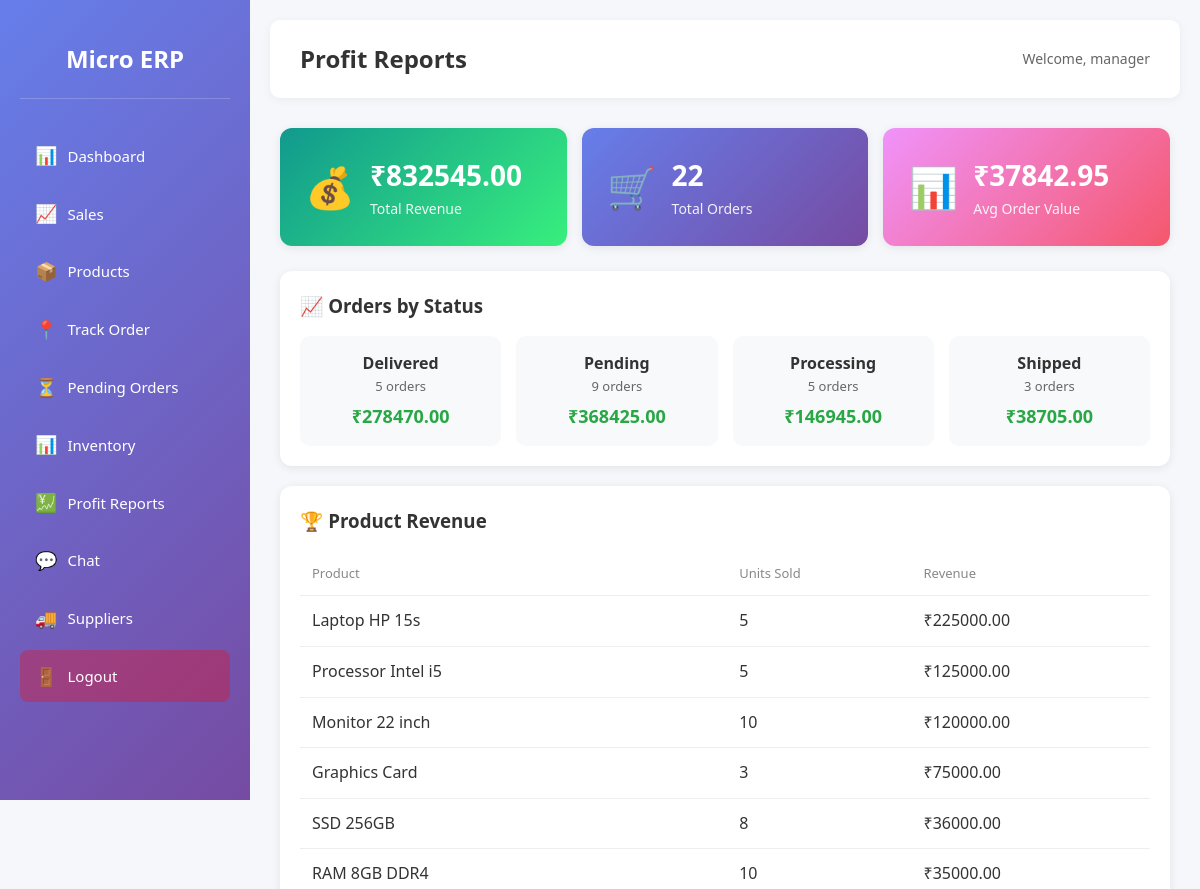
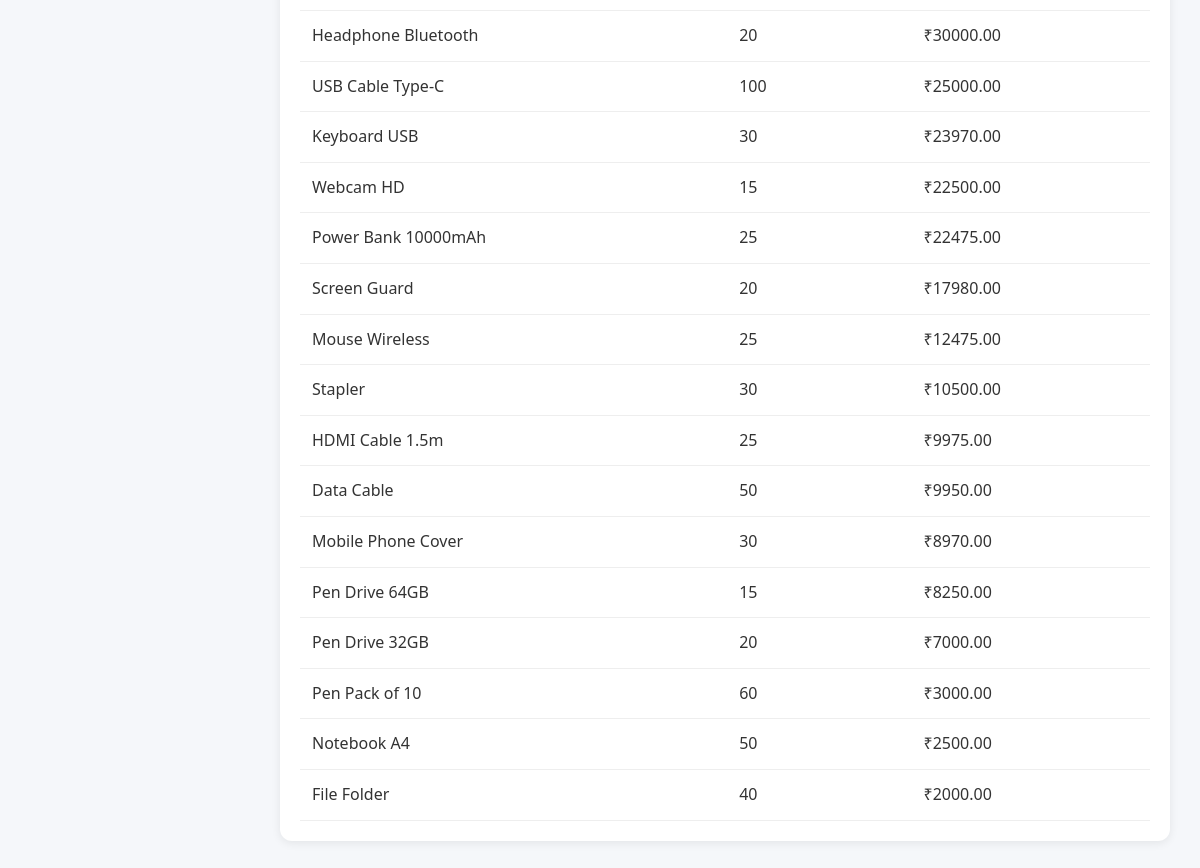
Screenshot of /profit-reports (signed in) with the database file from the repository (2 pictures, top to bottom).
### tables this page shows
CREATE TABLE products (
    id INTEGER PRIMARY KEY AUTOINCREMENT,
    name TEXT NOT NULL,
    quantity INTEGER DEFAULT 0,
    price REAL DEFAULT 0,
    supplier_id INTEGER,
    FOREIGN KEY (supplier_id) REFERENCES suppliers (id)
);

### app.py (the view)
@app.route('/profit-reports')
@login_required
@role_required(['admin', 'manager'])
def profit_reports():
    conn = get_db_connection()
    total_revenue = conn.execute('SELECT COALESCE(SUM(total_price), 0) as total FROM orders WHERE status != "cancelled"').fetchone()['total']
    total_orders = conn.execute('SELECT COUNT(*) as count FROM orders WHERE status != "cancelled"').fetchone()['count']
    avg_order_value = total_revenue / total_orders if total_orders > 0 else 0
    product_revenue = conn.execute('''
        SELECT p.name, SUM(o.quantity) as total_qty_sold, SUM(o.total_price) as revenue,
        p.price as unit_price, p.quantity as current_stock FROM orders o
        JOIN products p ON o.product_id = p.id WHERE o.status != 'cancelled' GROUP BY p.id ORDER BY revenue DESC
    ''').fetchall()
    monthly_profit = conn.execute('''
        SELECT strftime('%Y-%m', order_date) as month, SUM(total_price) as revenue, COUNT(*) as order_count
        FROM orders WHERE status != 'cancelled' AND order_date >= date('now', '-6 months')
        GROUP BY strftime('%Y-%m', order_date) ORDER BY month
    ''').fetchall()
    orders_by_status = conn.execute('SELECT status, COUNT(*) as count, COALESCE(SUM(total_price), 0) as total FROM orders GROUP BY status').fetchall()
    conn.close()
    profit_data = {'total_revenue': total_revenue, 'total_orders': total_orders, 'avg_order_value': avg_order_value,
        'product_revenue': product_revenue, 'monthly_profit': monthly_profit, 'orders_by_status': orders_by_status}
    return render_template('profit_reports.html', profit_data=profit_data)

### app.py (called while the page is built)
def get_db_connection():
    conn = sqlite3.connect(DB_PATH)
    conn.row_factory = sqlite3.Row
    return conn

def login_required(f):
    @wraps(f)
    def decorated_function(*args, **kwargs):
        if 'user_id' not in session:
            flash('Please log in first.', 'error')
            return redirect(url_for('login'))
        return f(*args, **kwargs)
    return decorated_function

def role_required(roles):
    def decorator(f):
        @wraps(f)
        def decorated_function(*args, **kwargs):
            if 'role' not in session or session['role'] not in roles:
                flash('You do not have permission to access this page.', 'error')
                return redirect(url_for('dashboard'))
            return f(*args, **kwargs)
        return decorated_function
    return decorator

### templates/profit_reports.html (shortened to what this page needs)
{% extends "base.html" %}
{% block header %}Profit Reports{% endblock %}
{% block content %}
<div class="profit-page">
    <div class="profit-summary">
        <div class="profit-card revenue">
            <span class="profit-icon">💰</span>
            <div class="profit-info">
                <span class="profit-value">₹{{ "%.2f"|format(profit_data.total_revenue) }}</span>
                <span class="profit-label">Total Revenue</span>
            </div>
        </div>
        <div class="profit-card orders">
            <span class="profit-icon">🛒</span>
            <div class="profit-info">
                <span class="profit-value">{{ profit_data.total_orders }}</span>
                <span class="profit-label">Total Orders</span>
            </div>
        </div>
        <div class="profit-card average">
            <span class="profit-icon">📊</span>
            <div class="profit-info">
                <span class="profit-value">₹{{ "%.2f"|format(profit_data.avg_order_value) }}</span>
                <span class="profit-label">Avg Order Value</span>
            </div>
        </div>
    </div>
    <div class="status-section">
        <h3>📈 Orders by Status</h3>
        <div class="status-grid">
            {% for s in profit_data.orders_by_status %}
            <div class="status-card">
                <span class="status-name">{{ s.status|title }}</span>
                <span class="status-count">{{ s.count }} orders</span>
                <span class="status-amount">₹{{ "%.2f"|format(s.total) }}</span>
            </div>
            {% endfor %}
        </div>
    </div>
    <div class="revenue-section">
        <h3>🏆 Product Revenue</h3>
        <table class="revenue-table">
            <thead>
                <tr>
                    <th>Product</th>
                    <th>Units Sold</th>
                    <th>Revenue</th>
                </tr>
            </thead>
            <tbody>
                {% for p in profit_data.product_revenue %}
                <tr>
                    <td>{{ p.name }}</td>
                    <td>{{ p.total_qty_sold }}</td>
                    <td>₹{{ "%.2f"|format(p.revenue) }}</td>
                </tr>
                {% endfor %}
            </tbody>
        </table>
    </div>
</div>
{% endblock %}

### static/style.css (style rules this page uses)
* { margin: 0; padding: 0; box-sizing: border-box; }
body { font-family: 'Segoe UI', Tahoma, Geneva, Verdana, sans-serif; background-color: #f5f7fa; color: #333; line-height: 1.6; }

### templates/profit_reports.html (style rules this page uses)
.profit-page { max-width: 1000px; margin: 0 auto; }
.profit-summary { display: flex; gap: 15px; flex-wrap: wrap; margin-bottom: 25px; }
.profit-card { flex: 1; min-width: 200px; padding: 25px; border-radius: 12px; display: flex; align-items: center; gap: 15px; background: white; box-shadow: 0 2px 10px rgba(0,0,0,0.08); }
.profit-card.revenue { background: linear-gradient(135deg, #11998e, #38ef7d); color: white; }
.profit-card.orders { background: linear-gradient(135deg, #667eea, #764ba2); color: white; }
.profit-card.average { background: linear-gradient(135deg, #f093fb, #f5576c); color: white; }
.profit-icon { font-size: 40px; }
.profit-value { display: block; font-size: 28px; font-weight: bold; }
.profit-label { display: block; font-size: 14px; opacity: 0.9; }
.status-section, .revenue-section { background: white; border-radius: 12px; padding: 20px; margin-bottom: 20px; box-shadow: 0 2px 10px rgba(0,0,0,0.08); }
.status-section h3, .revenue-section h3 { margin: 0 0 15px 0; color: #333; }
.status-grid { display: flex; gap: 15px; flex-wrap: wrap; }
.status-card { flex: 1; min-width: 120px; padding: 15px; border-radius: 10px; background: #f8f9fa; text-align: center; }
.status-name { display: block; font-weight: 600; color: #333; }
.status-count { display: block; font-size: 13px; color: #666; }
.status-amount { display: block; font-size: 18px; font-weight: bold; color: #28a745; margin-top: 5px; }
.revenue-table { width: 100%; border-collapse: collapse; }
.revenue-table th, .revenue-table td { padding: 12px; text-align: left; border-bottom: 1px solid #eee; }
.revenue-table th { color: #888; font-weight: 500; font-size: 13px; }

### rows the page displays
products: name "Laptop HP 15s", total_qty_sold "5", revenue "225000.00"
products: name "Processor Intel i5", total_qty_sold "5", revenue "125000.00"
products: name "Monitor 22 inch", total_qty_sold "10", revenue "120000.00"
products: name "Graphics Card", total_qty_sold "3", revenue "75000.00"
products: name "SSD 256GB", total_qty_sold "8", revenue "36000.00"
products: name "RAM 8GB DDR4", total_qty_sold "10", revenue "35000.00"
products: name "Headphone Bluetooth", total_qty_sold "20", revenue "30000.00"
products: name "USB Cable Type-C", total_qty_sold "100", revenue "25000.00"
products: name "Keyboard USB", total_qty_sold "30", revenue "23970.00"
products: name "Webcam HD", total_qty_sold "15", revenue "22500.00"
products: name "Power Bank 10000mAh", total_qty_sold "25", revenue "22475.00"
products: name "Screen Guard", total_qty_sold "20", revenue "17980.00"
products: name "Mouse Wireless", total_qty_sold "25", revenue "12475.00"
products: name "Stapler", total_qty_sold "30", revenue "10500.00"
products: name "HDMI Cable 1.5m", total_qty_sold "25", revenue "9975.00"
products: name "Data Cable", total_qty_sold "50", revenue "9950.00"
products: name "Mobile Phone Cover", total_qty_sold "30", revenue "8970.00"
products: name "Pen Drive 64GB", total_qty_sold "15", revenue "8250.00"
products: name "Pen Drive 32GB", total_qty_sold "20", revenue "7000.00"
products: name "Pen Pack of 10", total_qty_sold "60", revenue "3000.00"
products: name "Notebook A4", total_qty_sold "50", revenue "2500.00"
products: name "File Folder", total_qty_sold "40", revenue "2000.00"

### other values shown
{{ session.get('username') }} "manager"
{{ "%.2f"|format(profit_data.total_revenue) }} "832545.00"
{{ profit_data.total_orders }} "22"
{{ "%.2f"|format(profit_data.avg_order_value) }} "37842.95"
{{ s.status|title }} "Delivered" "Pending" "Processing" "Shipped"
{{ s.count }} "5" "9" "5" "3"
{{ "%.2f"|format(s.total) }} "278470.00" "368425.00" "146945.00" "38705.00"
